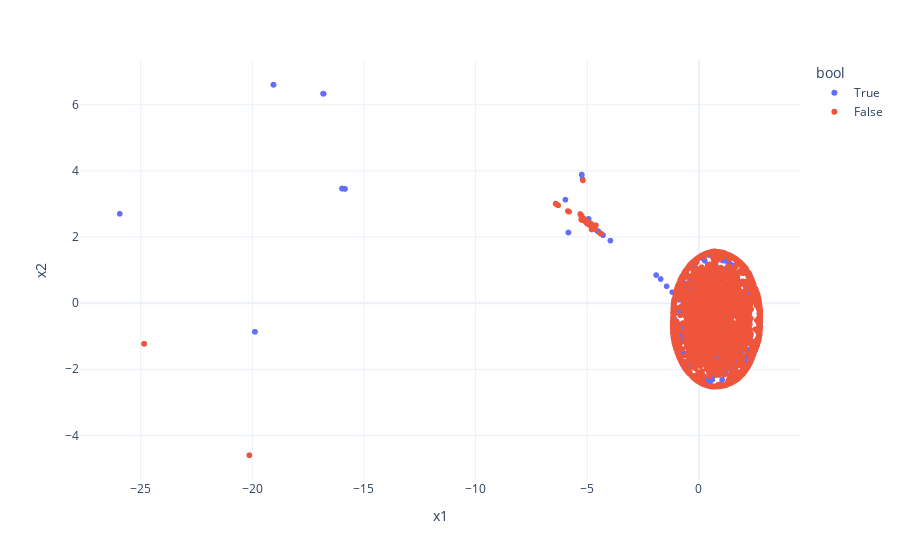

The cell this chart's notebook holds for it:
### Code cell
search_strs = [
    'LH244',
    'PHZ51',
    'LH185',
    'PHP02']


df_embedded['bool'] = [True if (
    (list(df_embedded['p1'])[i] in search_strs) or 
    (list(df_embedded['p2'])[i] in search_strs)
) else False for i in range(df_embedded.shape[0])]

px.scatter(
    df_embedded,
    x = 'x1', y = 'x2', hover_data = ['Hybrid'],
    color = 'bool')

### Figure 1 — Plotly figure (JSON) as saved in the notebook; plotly's stock layout.template omitted (floating-point values rounded to 4 significant figures; data arrays with more than 128 entries replaced by an {"elided": "..."} marker saying what was removed)
{"data": [{"customdata": {"elided": "1785x1 str values"}, "hovertemplate": "bool=True<br>x1=%{x}<br>x2=%{y}<br>Hybrid=%{customdata[0]}<extra></extra>", "legendgroup": "True", "marker": {"color": "#636efa", "symbol": "circle"}, "mode": "markers", "name": "True", "showlegend": true, "type": "scattergl", "x": {"elided": "1785 float values"}, "xaxis": "x", "y": {"elided": "1785 float values"}, "yaxis": "y"}, {"customdata": {"elided": "3141x1 str values"}, "hovertemplate": "bool=False<br>x1=%{x}<br>x2=%{y}<br>Hybrid=%{customdata[0]}<extra></extra>", "legendgroup": "False", "marker": {"color": "#EF553B", "symbol": "circle"}, "mode": "markers", "name": "False", "showlegend": true, "type": "scattergl", "x": {"elided": "3141 float values"}, "xaxis": "x", "y": {"elided": "3141 float values"}, "yaxis": "y"}], "layout": {"legend": {"title": {"text": "bool"}, "tracegroupgap": 0}, "margin": {"t": 60}, "xaxis": {"anchor": "y", "domain": [0, 1], "title": {"text": "x1"}}, "yaxis": {"anchor": "x", "domain": [0, 1], "title": {"text": "x2"}}}}
